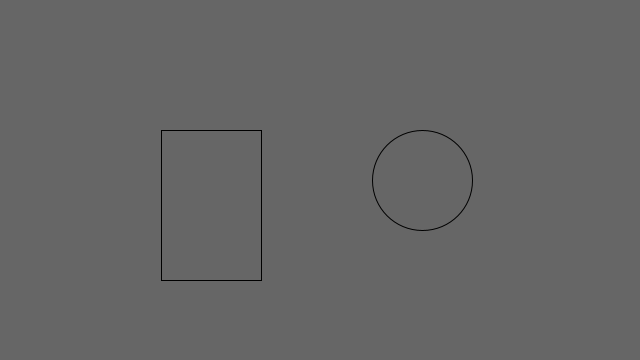
Frame 1 (no input)
Frame 60 (the mouse pressed at the canvas centre just before this capture): identical to frame 1, image omitted
Frame 120 (the mouse held since frame 60 and released just before this capture): identical to frame 1, image omitted

The Processing sketch that drew this single still picture (run headless with seeded random() and noise(); from frame 60 on, the mouse is pressed at the canvas centre):

// Processing sketch: processing_49991
// ── processing_49991.pde

float cX, cY, rX, rY, rColor, rMod;

void setup() {
  size(640, 360);
  smooth();
  cursor(CROSS);
  
  //declare coordinates of circle and rectangle
  cX = width * 0.66;
  cY = height * 0.5;
  rX = width * 0.33 - 50;
  rY = height * 0.5 - 50;
  
  //declare colors for rectangle
  rColor = 5;
  rMod = 5;
}

void draw() {
   background(102);   
   noFill();
   
   //if offscreen then reset
   if (mouseX < 0 || mouseY < 0 || mouseX > 640 || mouseY > 360) {
      //declare coordinates of circle and rectangle
      cX = width * 0.66;
      cY = height * 0.5;
      rX = width * 0.33 - 50;
      rY = height * 0.5 - 50;
  
      //declare colors for rectangle
      rColor = 5;
      rMod = 5;
   }   
   rect(rX, rY, 100, 150); 
   
   if (mouseX >= rX && mouseX <= rX+100) {
     if (mouseY >= rY && mouseY <= rY+150) {
       //if within the rectangle then color it black
       fill(rColor); 
       rect(rX, rY, 100, 150);
       
       //check if mouse is pressed
       if (mousePressed) {
         //change the color of the rectangle
         if (rColor == 255 || rColor == 0) {
           rMod = rMod*(-1.0);
         }
         rColor = rColor + rMod;
       }
     }
   }
   
   noFill();
   ellipse(cX, cY, 100, 100); 
   if (dist(cX, cY, mouseX, mouseY) <= 50) {
     fill(100, 100, 200); 
     ellipse(cX, cY, 100, 100);
     if (mousePressed) {
       cX = mouseX;
       cY = mouseY;
     }
   }   
}
